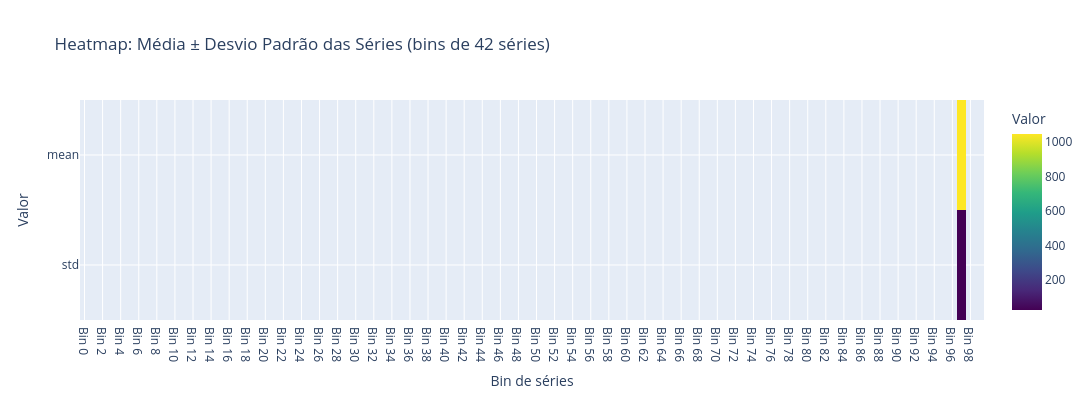
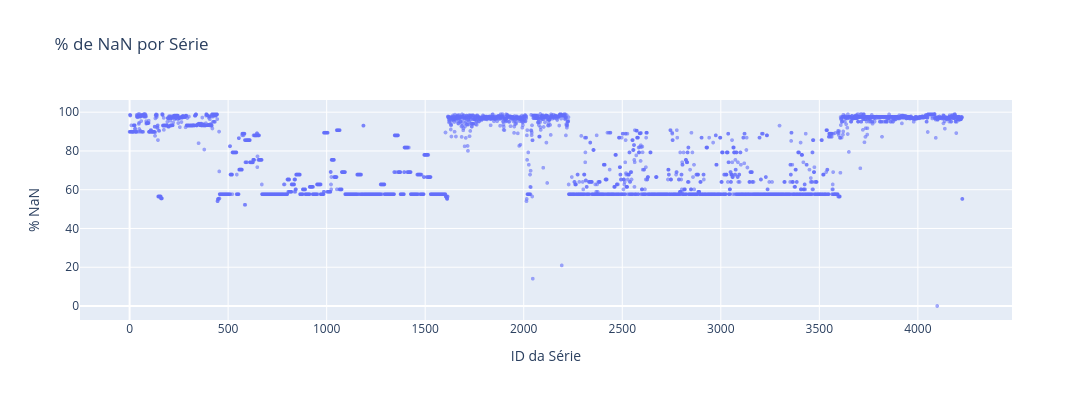

The notebook cell these images were saved under, in order:
### Markdown cell above
## Exploratory Data Analysis

### Code cell
# ============================================================
# EXPLORAÇÃO E VISUALIZAÇÃO
# ============================================================

import numpy as np
import pandas as pd
import plotly.express as px
from statsmodels.tsa.stattools import acf, pacf
from darts.datasets.datasets import TimeSeries

# Função para calcular estatísticas de cada série
def calculate_series_stats(series: TimeSeries):
    """Calcula estatísticas para uma série temporal Darts."""
    # Converte para numpy array
    values_nan = series.values().flatten()
    
    values = np.array([elem for elem in values_nan if elem != np.nan])

    # Estatísticas básicas
    mean = np.mean(values)
    std = np.std(values)
    q1 = np.percentile(values, 25)
    q2 = np.percentile(values, 50)  # mediana
    q3 = np.percentile(values, 75)

    # Porcentagem de NaN
    pct_nan = (np.isnan(values).sum() / len(values)) * 100

    # Elementos acima de 3 desvios padrão
    above_3std = np.sum(np.abs(values - mean) > 3 * std)

    # ACF e PACF (até 20 lags ou menos se a série for menor)
    max_lags = min(20, len(values) // 2)
    if max_lags > 1:
        acf_values = acf(values, nlags=max_lags, fft=True)
        pacf_values = pacf(values, nlags=max_lags)
    else:
        acf_values = np.array([np.nan])
        pacf_values = np.array([np.nan])

    return {
        "mean": mean,
        "std": std,
        "q1": q1,
        "q2": q2,
        "q3": q3,
        "pct_nan": pct_nan,
        "above_3std": above_3std,
        "acf": acf_values,
        "pacf": pacf_values,
        "length": len(values),
    }


# Itera sobre todas as séries de treino
print("Calculando estatísticas para cada série...")
stats_list = []

for idx, series in enumerate(dataset.train_series):
    stats = calculate_series_stats(series)
    stats["series_id"] = idx
    stats_list.append(stats)

    if (idx + 1) % max(1, int(len(dataset.train_series) / 10)) == 0:
        print(f"Progresso: {((idx + 1) / len(dataset.train_series)) * 100:.1f}%")

print(f"Total de séries processadas: {len(stats_list)}")

# Cria DataFrame principal
df_stats = pd.DataFrame(
    [{k: v for k, v in s.items() if k not in ["acf", "pacf"]} for s in stats_list]
)

# Separa ACF e PACF em colunas
df_acf = pd.DataFrame(
    [s["acf"] for s in stats_list],
    columns=[f"acf_lag{i}" for i in range(len(stats_list[0]["acf"]))],
)
df_pacf = pd.DataFrame(
    [s["pacf"] for s in stats_list],
    columns=[f"pacf_lag{i}" for i in range(len(stats_list[0]["pacf"]))],
)

# Concatena tudo
df_stats = pd.concat([df_stats, df_acf, df_pacf], axis=1)

print(f"DataFrame de estatísticas criado: {df_stats.shape}")
print(df_stats.head())


# ============================================================
# VISUALIZAÇÕES
# ============================================================

# Heatmap: média +- desvio padrão das séries (bin=100)
# Criar bins de 100 em 100 séries
n_series = len(df_stats)
n_bins = 100
bin_size = n_series // n_bins

# Calcular média e std por bin
heatmap_data = []
for i in range(n_bins):
    start_idx = i * bin_size
    end_idx = min((i + 1) * bin_size, n_series)
    bin_series = df_stats.iloc[start_idx:end_idx]

    mean_val = bin_series["mean"].mean()
    std_val = bin_series["std"].mean()

    heatmap_data.append(
        {
            # "bin": i,
            "mean": mean_val,
            "std": std_val,
        }
    )

df_heatmap = pd.DataFrame(heatmap_data)

# Heatmap usando plotly
fig_heatmap = px.imshow(
    df_heatmap.T.values,
    labels=dict(x="Bin de séries", y="Valor", color="Valor"),
    x=[f"Bin {i}" for i in range(n_bins)],
    y=df_heatmap.columns.tolist(),
    title=f"Heatmap: Média ± Desvio Padrão das Séries (bins de {bin_size} séries)",
    color_continuous_scale="Viridis",
    aspect="auto",
)
fig_heatmap.update_layout(width=1200, height=400)
fig_heatmap.show()

# Scatter plot: % de NaN por série
fig_scatter = px.scatter(
    df_stats,
    x="series_id",
    y="pct_nan",
    title="% de NaN por Série",
    labels={"series_id": "ID da Série", "pct_nan": "% NaN"},
    hover_data=["length"],
)
fig_scatter.update_traces(marker=dict(size=4, opacity=0.6))
fig_scatter.update_layout(width=1200, height=400)
fig_scatter.show()

# Estatísticas resumidas
print("\n=== RESUMO DAS ESTATÍSTICAS ===")
print(f"Média global: {df_stats['mean'].mean():.4f}")
print(f"Desvio padrão médio: {df_stats['std'].mean():.4f}")
print(f"Séries com > 0% NaN: {(df_stats['pct_nan'] > 0).sum()}")
print(f"Máximo % NaN: {df_stats['pct_nan'].max():.1f}%")
print(f"Média de elementos acima de 3 std: {df_stats['above_3std'].mean():.2f}")

### Figure 1 — Plotly figure (JSON) as saved in the notebook; plotly's stock layout.template omitted (floating-point values rounded to 4 significant figures; data arrays with more than 128 entries replaced by an {"elided": "..."} marker saying what was removed)
{"data": [{"coloraxis": "coloraxis", "hovertemplate": "Bin de séries: %{x}<br>Valor: %{y}<br>Valor: %{z}<extra></extra>", "name": "0", "type": "heatmap", "x": ["Bin 0", "Bin 1", "Bin 2", "Bin 3", "Bin 4", "Bin 5", "Bin 6", "Bin 7", "Bin 8", "Bin 9", "Bin 10", "Bin 11", "Bin 12", "Bin 13", "Bin 14", "Bin 15", "Bin 16", "Bin 17", "Bin 18", "Bin 19", "Bin 20", "Bin 21", "Bin 22", "Bin 23", "Bin 24", "Bin 25", "Bin 26", "Bin 27", "Bin 28", "Bin 29", "Bin 30", "Bin 31", "Bin 32", "Bin 33", "Bin 34", "Bin 35", "Bin 36", "Bin 37", "Bin 38", "Bin 39", "Bin 40", "Bin 41", "Bin 42", "Bin 43", "Bin 44", "Bin 45", "Bin 46", "Bin 47", "Bin 48", "Bin 49", "Bin 50", "Bin 51", "Bin 52", "Bin 53", "Bin 54", "Bin 55", "Bin 56", "Bin 57", "Bin 58", "Bin 59", "Bin 60", "Bin 61", "Bin 62", "Bin 63", "Bin 64", "Bin 65", "Bin 66", "Bin 67", "Bin 68", "Bin 69", "Bin 70", "Bin 71", "Bin 72", "Bin 73", "Bin 74", "Bin 75", "Bin 76", "Bin 77", "Bin 78", "Bin 79", "Bin 80", "Bin 81", "Bin 82", "Bin 83", "Bin 84", "Bin 85", "Bin 86", "Bin 87", "Bin 88", "Bin 89", "Bin 90", "Bin 91", "Bin 92", "Bin 93", "Bin 94", "Bin 95", "Bin 96", "Bin 97", "Bin 98", "Bin 99"], "xaxis": "x", "y": ["mean", "std"], "yaxis": "y", "z": {"elided": "2x100 float values"}}], "layout": {"coloraxis": {"autocolorscale": false, "colorbar": {"title": {"text": "Valor"}}, "colorscale": [[0, "#440154"], [0.1111, "#482878"], [0.2222, "#3e4989"], [0.3333, "#31688e"], [0.4444, "#26828e"], [0.5556, "#1f9e89"], [0.6667, "#35b779"], [0.7778, "#6ece58"], [0.8889, "#b5de2b"], [1, "#fde725"]]}, "height": 400, "title": {"text": "Heatmap: Média ± Desvio Padrão das Séries (bins de 42 séries)"}, "width": 1200, "xaxis": {"anchor": "y", "domain": [0, 1], "title": {"text": "Bin de séries"}}, "yaxis": {"anchor": "x", "autorange": "reversed", "domain": [0, 1], "title": {"text": "Valor"}}}}

### Figure 2 — Plotly figure (JSON) as saved in the notebook; plotly's stock layout.template omitted (floating-point values rounded to 4 significant figures; data arrays with more than 128 entries replaced by an {"elided": "..."} marker saying what was removed)
{"data": [{"customdata": {"elided": "4227x1 int values"}, "hovertemplate": "ID da Série=%{x}<br>% NaN=%{y}<br>length=%{customdata[0]}<extra></extra>", "legendgroup": "", "marker": {"color": "#636efa", "opacity": 0.6, "size": 4, "symbol": "circle"}, "mode": "markers", "name": "", "showlegend": false, "type": "scattergl", "x": {"elided": "4227 int values"}, "xaxis": "x", "y": {"elided": "4227 float values"}, "yaxis": "y"}], "layout": {"height": 400, "legend": {"tracegroupgap": 0}, "title": {"text": "% de NaN por Série"}, "width": 1200, "xaxis": {"anchor": "y", "domain": [0, 1], "title": {"text": "ID da Série"}}, "yaxis": {"anchor": "x", "domain": [0, 1], "title": {"text": "% NaN"}}}}
